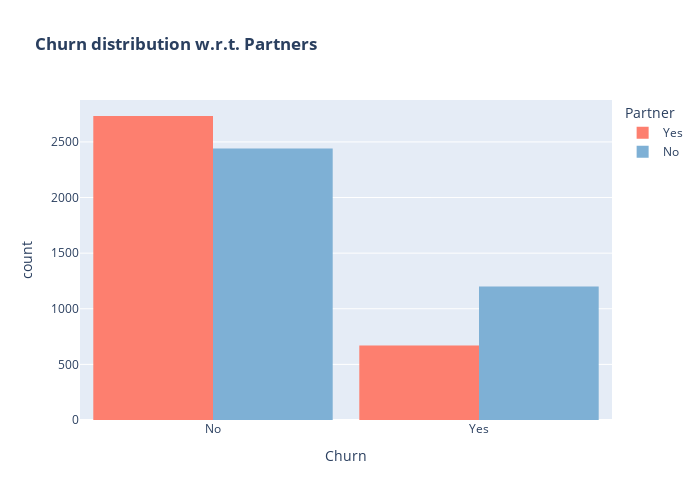

Source (notebook cell):
### Markdown cell above
After looking at the data, we fixed some of the missing values and inconsistencies we found. 

Now it's time to explore it more in depth and check for correlation between variables

### Code cell
color_map = {"Yes": '#fd7f6f', "No": '#7eb0d5'}
fig = px.histogram(cust_data, x="Churn", color="Partner", barmode="group", title="<b>Churn distribution w.r.t. Partners</b>", color_discrete_map=color_map)
fig.update_layout(width=700, height=500, bargap=0.1)
fig.show()

### Figure 1 — Plotly figure (JSON) as saved in the notebook; plotly's stock layout.template omitted (floating-point values rounded to 4 significant figures; data arrays with more than 128 entries replaced by an {"elided": "..."} marker saying what was removed)
{"data": [{"alignmentgroup": "True", "bingroup": "x", "hovertemplate": "Partner=Yes<br>Churn=%{x}<br>count=%{y}<extra></extra>", "legendgroup": "Yes", "marker": {"color": "#fd7f6f", "pattern": {"shape": ""}}, "name": "Yes", "offsetgroup": "Yes", "orientation": "v", "showlegend": true, "type": "histogram", "x": {"elided": "3402 str values"}, "xaxis": "x", "yaxis": "y"}, {"alignmentgroup": "True", "bingroup": "x", "hovertemplate": "Partner=No<br>Churn=%{x}<br>count=%{y}<extra></extra>", "legendgroup": "No", "marker": {"color": "#7eb0d5", "pattern": {"shape": ""}}, "name": "No", "offsetgroup": "No", "orientation": "v", "showlegend": true, "type": "histogram", "x": {"elided": "3641 str values"}, "xaxis": "x", "yaxis": "y"}], "layout": {"bargap": 0.1, "barmode": "group", "height": 500, "legend": {"title": {"text": "Partner"}, "tracegroupgap": 0}, "title": {"text": "<b>Churn distribution w.r.t. Partners</b>"}, "width": 700, "xaxis": {"anchor": "y", "domain": [0, 1], "title": {"text": "Churn"}}, "yaxis": {"anchor": "x", "domain": [0, 1], "title": {"text": "count"}}}}
